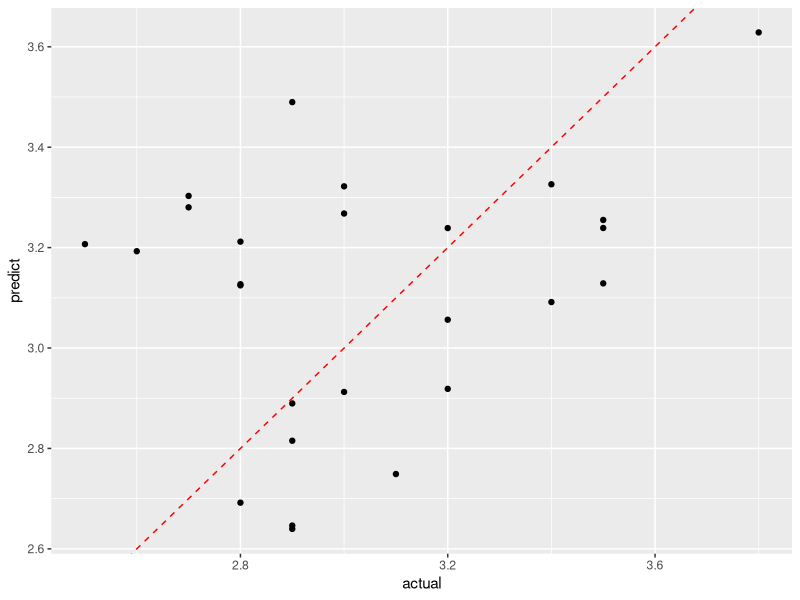

Source code (R): (Note: this script raises an error after producing the figure.)
## ---- chunk 1
library(caret)
library(MASS)
library(tidyverse)
## ---- chunk 2
gpa <- read.csv("dataforclass/gpa1.csv",header = TRUE,
                sep = "\t")
str(gpa)
## ---- chunk 3
train_i <- createDataPartition(gpa$colGPA,
                               p = 0.8,
                               list = FALSE) 
train <- gpa[train_i,]
test <- gpa[-train_i,]
str(train)
str(test)
## ---- chunk 4
lm_gpa <- lm(colGPA~., data = train)
summary(lm_gpa)
## ---- chunk 5
predic_gpa <- predict(lm_gpa,newdata = test)

result <- data.frame(
  actual = test$colGPA,
  predict = predic_gpa
)
head(result)
## ---- chunk 6
result |> 
  ggplot(mapping = aes(x = actual, y = predict)) + 
  geom_point() + 
  geom_abline(intercept = 0 , slope = 1, color = "red", linetype = "dashed")
  labs( 
    x = "실제 GPA", y = "예측 GPA"
    )
## ---- chunk 7
# 계산
mse = mean(result$actual - result$predict)^2
rmse = sqrt(mse)

# 값 확인 
print(paste("MSE = ", mse))
print(paste("RMSE = ", rmse))
## ---- chunk 8
# 모델 확인 
slected_model <-  stepAIC(lm(colGPA ~.,data = train),
                          direction = "both",
                          trace = FALSE
                          )

# 선택된 모델 확인
model <- names(coef(slected_model))[-1]
print(model)

# 모델 붙여넣기 
temp <- paste(model, collapse = " + ")
formula <-as.formula(paste("colGPA ~",temp))

lm_selected <- lm(formula, data = train)
summary(lm_selected)
## ---- chunk 9
install.packages("AER")
# AER 패키지 로드
library(AER)

# CPS1988 데이터셋 불러오기
data("CPS1988")

# 데이터셋의 첫 몇 행 확인
head(CPS1988)
## ---- chunk 10
View(CPS1988)
str(CPS1988)

# 교육 수익률 추정.
# 로그-로그 회귀 모델 적용
model <- lm(log(wage) ~ log(education), data = CPS1988)

# 모델 요약 출력
summary(model)

# 교육의 1% 증가에 따른 임금의 백분율 변화 계산
coef <- coef(model)["log(education)"]
percent_change <- (exp(coef) - 1) * 100

# 결과 출력
cat("교육의 1% 증가에 따른 임금의 백분율 변화:", round(percent_change, 2), "%\n")
